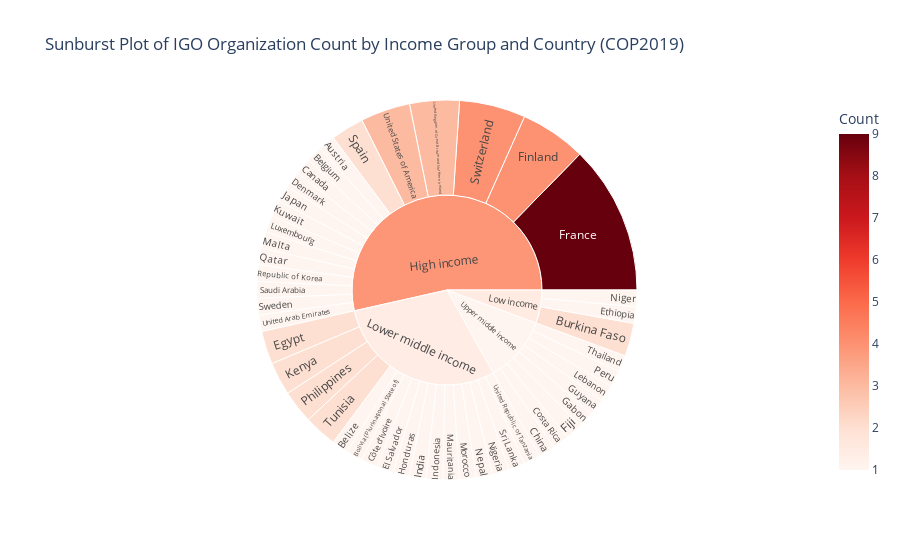

Notebook source saved alongside this figure:
### Code cell
## IMPORTANT NOTE: THE FOLLOWING PLOT EXCLUDES VENEZUELA; COULD NOT FIND INCOME GROUP DATA ON VENEZUELA...
fig = px.sunburst(IGO_country_stats[IGO_country_stats.ISO3 != "VEN"], 
                  path=['Income_Group', 'Country'], 
                  values='Count',
                  color='Count', hover_data=['ISO3'],
                  color_continuous_scale='reds',
                  title = "Sunburst Plot of IGO Organization Count by Income Group and Country (COP2019)")
fig.write_html("sunburst_IGOs_2.html")
fig.show()

### Figure 1 — Plotly figure (JSON) as saved in the notebook; plotly's stock layout.template omitted (floating-point values rounded to 4 significant figures)
{"data": [{"branchvalues": "total", "customdata": [["AUT", 1], ["BEL", 1], ["BLZ", 1], ["BOL", 1], ["BFA", 2], ["CAN", 1], ["CHN", 1], ["CRI", 1], ["CIV", 1], ["DNK", 1], ["EGY", 2], ["SLV", 1], ["ETH", 1], ["FJI", 1], ["FIN", 4], ["FRA", 9], ["GAB", 1], ["GUY", 1], ["HND", 1], ["IND", 1], ["IDN", 1], ["JPN", 1], ["KEN", 2], ["KWT", 1], ["LBN", 1], ["LUX", 1], ["MLT", 1], ["MRT", 1], ["MAR", 1], ["NPL", 1], ["NER", 1], ["NGA", 1], ["PER", 1], ["PHL", 2], ["QAT", 1], ["KOR", 1], ["SAU", 1], ["ESP", 2], ["LKA", 1], ["SWE", 1], ["CHE", 4], ["THA", 1], ["TUN", 2], ["ARE", 1], ["GBR", 3], ["TZA", 1], ["USA", 3], ["(?)", 3.895], ["(?)", 1.5], ["(?)", 1.381], ["(?)", 1]], "domain": {"x": [0, 1], "y": [0, 1]}, "hovertemplate": "labels=%{label}<br>Count_sum=%{value}<br>parent=%{parent}<br>id=%{id}<br>ISO3=%{customdata[0]}<br>Count=%{color}<extra></extra>", "ids": ["High income/Austria", "High income/Belgium", "Lower middle income/Belize", "Lower middle income/Bolivia (Plurinational State of)", "Low income/Burkina Faso", "High income/Canada", "Upper middle income/China", "Upper middle income/Costa Rica", "Lower middle income/Côte d'Ivoire", "High income/Denmark", "Lower middle income/Egypt", "Lower middle income/El Salvador", "Low income/Ethiopia", "Upper middle income/Fiji", "High income/Finland", "High income/France", "Upper middle income/Gabon", "Upper middle income/Guyana", "Lower middle income/Honduras", "Lower middle income/India", "Lower middle income/Indonesia", "High income/Japan", "Lower middle income/Kenya", "High income/Kuwait", "Upper middle income/Lebanon", "High income/Luxembourg", "High income/Malta", "Lower middle income/Mauritania", "Lower middle income/Morocco", "Lower middle income/Nepal", "Low income/Niger", "Lower middle income/Nigeria", "Upper middle income/Peru", "Lower middle income/Philippines", "High income/Qatar", "High income/Republic of Korea", "High income/Saudi Arabia", "High income/Spain", "Lower middle income/Sri Lanka", "High income/Sweden", "High income/Switzerland", "Upper middle income/Thailand", "Lower middle income/Tunisia", "High income/United Arab Emirates", "High income/United Kingdom of Great Britain and Northern Ireland", "Lower middle income/United Republic of Tanzania", "High income/United States of America", "High income", "Low income", "Lower middle income", "Upper middle income"], "labels": ["Austria", "Belgium", "Belize", "Bolivia (Plurinational State of)", "Burkina Faso", "Canada", "China", "Costa Rica", "Côte d'Ivoire", "Denmark", "Egypt", "El Salvador", "Ethiopia", "Fiji", "Finland", "France", "Gabon", "Guyana", "Honduras", "India", "Indonesia", "Japan", "Kenya", "Kuwait", "Lebanon", "Luxembourg", "Malta", "Mauritania", "Morocco", "Nepal", "Niger", "Nigeria", "Peru", "Philippines", "Qatar", "Republic of Korea", "Saudi Arabia", "Spain", "Sri Lanka", "Sweden", "Switzerland", "Thailand", "Tunisia", "United Arab Emirates", "United Kingdom of Great Britain and Northern Ireland", "United Republic of Tanzania", "United States of America", "High income", "Low income", "Lower middle income", "Upper middle income"], "marker": {"coloraxis": "coloraxis", "colors": [1, 1, 1, 1, 2, 1, 1, 1, 1, 1, 2, 1, 1, 1, 4, 9, 1, 1, 1, 1, 1, 1, 2, 1, 1, 1, 1, 1, 1, 1, 1, 1, 1, 2, 1, 1, 1, 2, 1, 1, 4, 1, 2, 1, 3, 1, 3, 3.895, 1.5, 1.381, 1]}, "name": "", "parents": ["High income", "High income", "Lower middle income", "Lower middle income", "Low income", "High income", "Upper middle income", "Upper middle income", "Lower middle income", "High income", "Lower middle income", "Lower middle income", "Low income", "Upper middle income", "High income", "High income", "Upper middle income", "Upper middle income", "Lower middle income", "Lower middle income", "Lower middle income", "High income", "Lower middle income", "High income", "Upper middle income", "High income", "High income", "Lower middle income", "Lower middle income", "Lower middle income", "Low income", "Lower middle income", "Upper middle income", "Lower middle income", "High income", "High income", "High income", "High income", "Lower middle income", "High income", "High income", "Upper middle income", "Lower middle income", "High income", "High income", "Lower middle income", "High income", "", "", "", ""], "type": "sunburst", "values": [1, 1, 1, 1, 2, 1, 1, 1, 1, 1, 2, 1, 1, 1, 4, 9, 1, 1, 1, 1, 1, 1, 2, 1, 1, 1, 1, 1, 1, 1, 1, 1, 1, 2, 1, 1, 1, 2, 1, 1, 4, 1, 2, 1, 3, 1, 3, 38, 4, 21, 8]}], "layout": {"coloraxis": {"colorbar": {"title": {"text": "Count"}}, "colorscale": [[0, "rgb(255,245,240)"], [0.125, "rgb(254,224,210)"], [0.25, "rgb(252,187,161)"], [0.375, "rgb(252,146,114)"], [0.5, "rgb(251,106,74)"], [0.625, "rgb(239,59,44)"], [0.75, "rgb(203,24,29)"], [0.875, "rgb(165,15,21)"], [1, "rgb(103,0,13)"]]}, "legend": {"tracegroupgap": 0}, "title": {"text": "Sunburst Plot of IGO Organization Count by Income Group and Country (COP2019)"}}}
